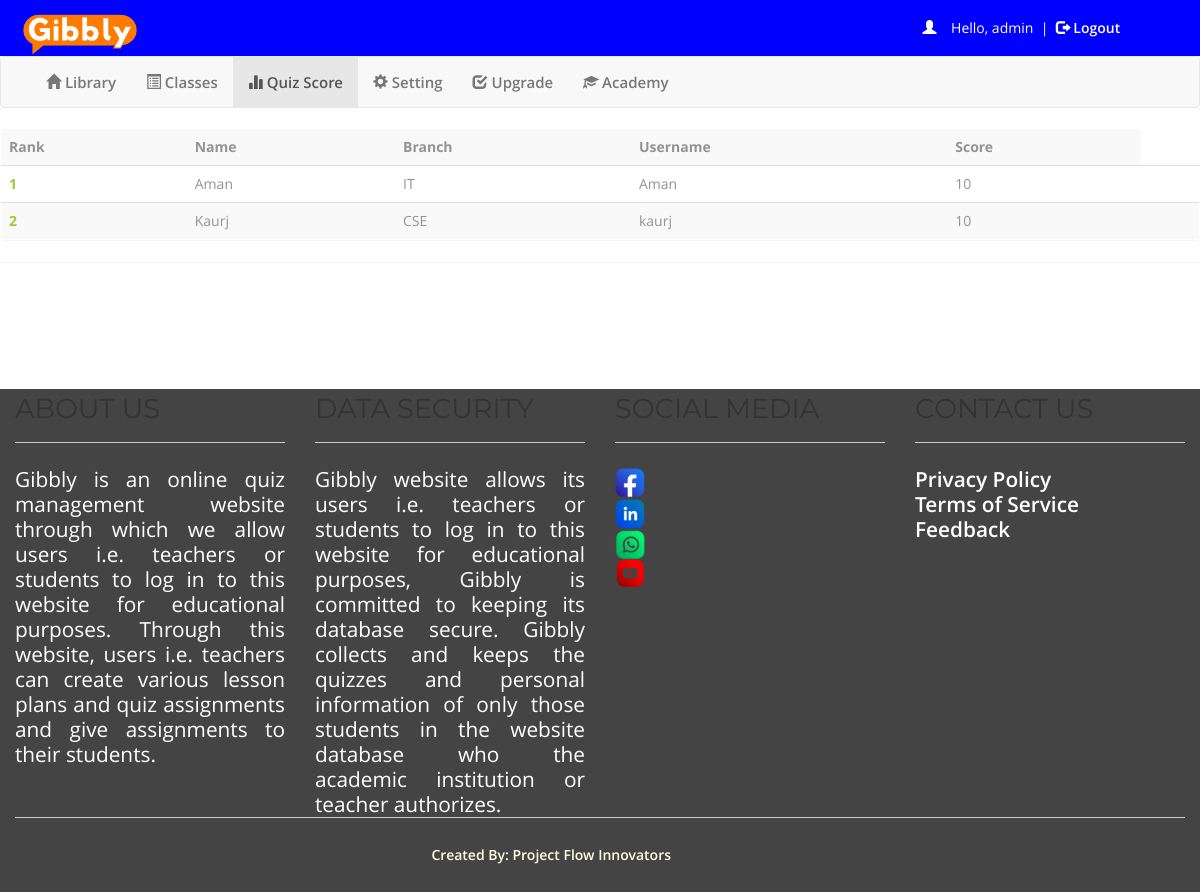
Screenshot of /account.php?q=3 (signed in) with the database file from the repository.
### tables this page shows
CREATE TABLE `rank` (
  `id` int(100) NOT NULL,
  `username` varchar(50) NOT NULL,
  `score` int(11) NOT NULL,
  `time` timestamp NOT NULL DEFAULT CURRENT_TIMESTAMP ON UPDATE CURRENT_TIMESTAMP
);

CREATE TABLE `user` (
  `id` int(100) NOT NULL,
  `name` varchar(50) NOT NULL,
  `rollno` varchar(20) NOT NULL,
  `branch` varchar(20) NOT NULL,
  `gender` varchar(5) NOT NULL,
  `username` varchar(50) NOT NULL,
  `phno` bigint(20) NOT NULL,
  `password` varchar(50) NOT NULL
);

### account.php (the view, shortened to what this page needs)
<!DOCTYPE html PUBLIC "-//W3C//DTD XHTML 1.0 Transitional//EN" "http://www.w3.org/TR/xhtml1/DTD/xhtml1-transitional.dtd">
<html xmlns="http://www.w3.org/1999/xhtml">
<head>
<link  rel="stylesheet" href="css/bootstrap.min.css"/>
 <link rel="stylesheet" href="css/main.css">
 <link  rel="stylesheet" href="css/font.css">
</head>
<body>
<div class="header" id="gradinghed">
<div class="row">
<div class="col-lg-6">
<img style="margin-top:13px;margin-left:15px;" src="Asseets/Images/g-logo.png" alt="Logo" width="130" height="50" class="d-inline-block align-text-top"> </div>
<div class="col-md-3 col-md-offset-3" style="margin-top:15px;>
 <?php
include_once 'dbConnection.php';
if (!(isset($_SESSION['username']))) {
    header("location:index.php");
} else {
    $name     = $_SESSION['name'];
    $username = $_SESSION['username'];
    echo '<span class="pull-right top title1" ><span style="color:white"><span class="glyphicon glyphicon-user" aria-hidden="true"></span>&nbsp;&nbsp;&nbsp;&nbsp;Hello,</span> <span class="log log1" style="color:lightyellow">' . $username . '&nbsp;&nbsp;|&nbsp;&nbsp;<a href="logout.php?q=account.php" style="color:lightyellow"><span class="glyphicon glyphicon-log-out" aria-hidden="true"></span>&nbsp;Logout</button></a></span>';
}
?>
</div>
</div>
</div></div>
<div class="bg">
<nav class="navbar navbar-default title1">
  <div class="container-fluid">
    <div class="collapse navbar-collapse" id="bs-example-navbar-collapse-1">
      <ul class="nav navbar-nav" style="font-size:15px; font-weight:bold;">
        <li <?php
if (@$_GET['q'] == 1)
    echo 'class="active"';
?> ><a href="account.php?q=1"><span class="glyphicon glyphicon-home" aria-hidden="true"></span>&nbsp;Library<span class="sr-only">(current)</span></a></li>
        <li <?php
if (@$_GET['q'] == 2)
    echo 'class="active"';
?>><a href="account.php?q=2"><span class="glyphicon glyphicon-list-alt" aria-hidden="true"></span>&nbsp;Classes</a></li>
    <li <?php
if (@$_GET['q'] == 3)
    echo 'class="active"';
?>><a href="account.php?q=3"><span class="glyphicon glyphicon-stats" aria-hidden="true"></span>&nbsp;Quiz Score</a></li>
    <li <?php
if (@$_GET['q'] == 4)
    echo 'class="active"';
?>><a href="account.php?q=4"><span class="glyphicon glyphicon-cog" aria-hidden="true"></span>&nbsp;Setting </a></li>
<li <?php
if (@$_GET['q'] == 5)
    echo 'class="active"';
?>><a href="account.php?q=5"><span class="glyphicon glyphicon-check" aria-hidden="true"></span>&nbsp;Upgrade </a></li>
<li <?php
if (@$_GET['q'] == 6)
    echo 'class="active"';
?>><a href="account.php?q=6"><span class="glyphicon glyphicon-education" aria-hidden="true"></span>&nbsp;Academy </a></li>
</ul>
      </div>
  </div>
</nav>
<div class="container-fliud">
<div class="row">
<div class="col-md-12" >
<?php
if (@$_GET['q'] == 3) {
    if(isset($_GET['show'])){
        $show = $_GET['show'];
        $showfrom = (($show-1)*10) + 1;
        $showtill = $showfrom + 9;
    }
    else{
        $showfrom = 1;
    }
    $q = mysqli_query($con, "SELECT * FROM rank") or die('Error223');
    echo '<div class="panel title">
<table class="table table-striped title1" >
<tr><td style="vertical-align:middle"><b>Rank</b></td><td style="vertical-align:middle"><b>Name</b></td><td style="vertical-align:middle"><b>Branch</b></td><td style="vertical-align:middle"><b>Username</b></td><td style="vertical-align:middle"><b>Score</b></td></tr>';
    $c = $showfrom-1;
    $total = mysqli_num_rows($q);
    if($total >= $showfrom){
        $q = mysqli_query($con, "SELECT * FROM rank ORDER BY score DESC, time ASC LIMIT ".($showfrom-1).",10") or die('Error223');
        while ($row = mysqli_fetch_array($q)) {
            $e = $row['username'];
            $s = $row['score'];
            $q12 = mysqli_query($con, "SELECT * FROM user WHERE username='$e' ") or die('Error231');
            while ($row = mysqli_fetch_array($q12)) {
                $name     = $row['name'];
                $branch   = $row['branch'];
                $username = $row['username'];
            }
            $c++;
            echo '<tr><td style="color:#99cc32"><b>' . $c . '</b></td><td style="vertical-align:middle">' . $name . '</td><td style="vertical-align:middle">' . $branch . '</td><td style="vertical-align:middle">' . $username . '</td><td style="vertical-align:middle">' . $s . '</td><td style="vertical-align:middle">';
        }
    }
    else{
    }
    echo '</table></div>';
    echo '<div class="panel title"><table class="table table-striped title1" ><tr>';
    echo '</tr></table></div>';
}
?>
</div></div></div></div>
<div class="row footer">
<div class="col-sm-16">
<?php include 'footer.php';?>
</div>
</body>
</html>

### account.php (style rules this page uses)
#gradinghed { background-color: blue; background-image: linear-gradient(90deg, blue); }

### rows the page displays
rank: user.name "Aman", user.branch "IT", user.username "Aman", score "10"
rank: user.name "Kaurj", user.branch "CSE", user.username "kaurj", score "10"

### other values shown
$username "admin"
